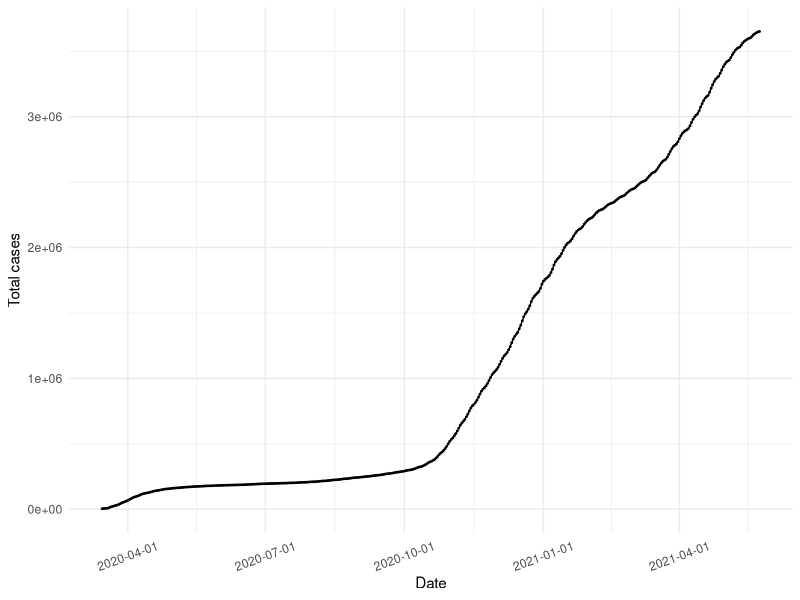
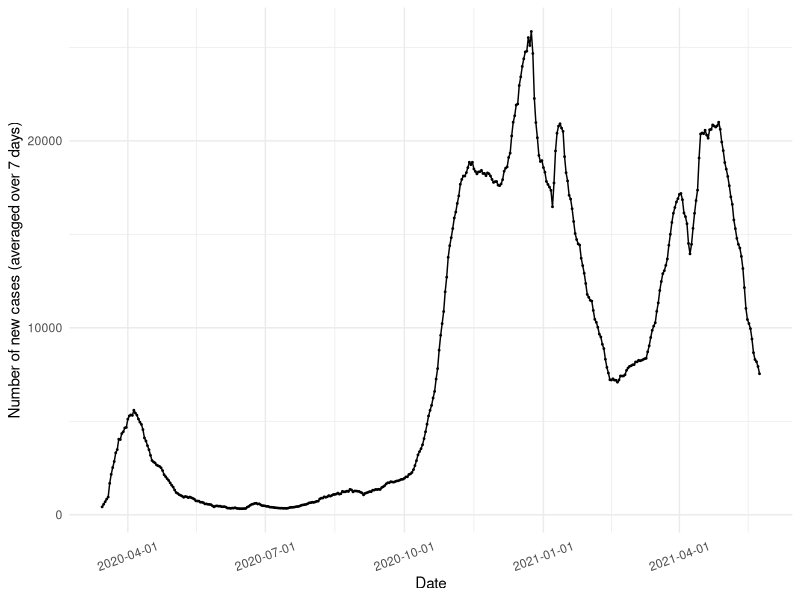
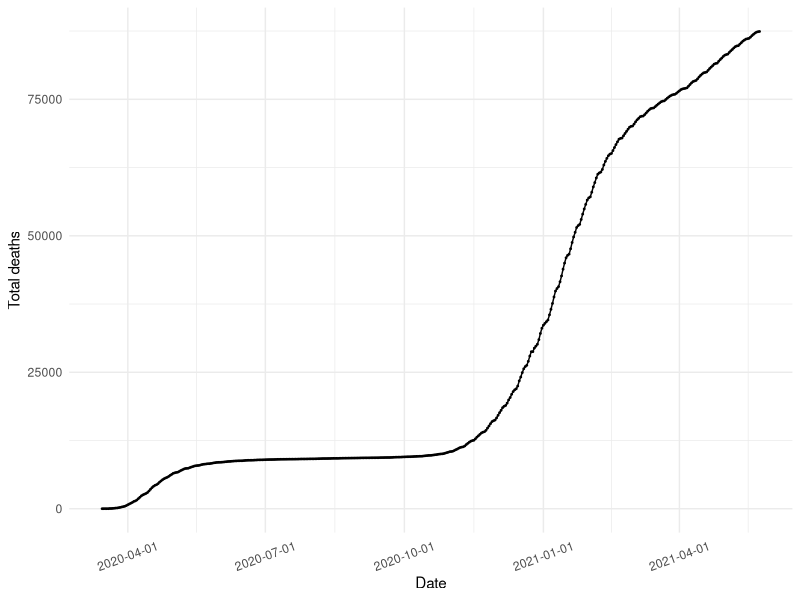
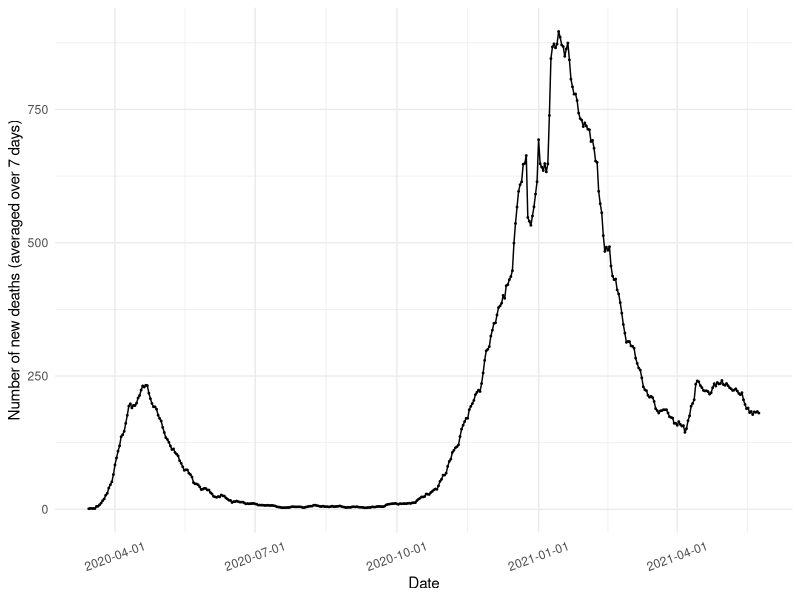

Write the R code that produced these figures, in order.
## ---- chunk 1

knitr::opts_chunk$set(echo=TRUE, collapse = TRUE)

libload<-function(...) {
    libs<-unlist(list(...))
    req<-unlist(lapply(libs,require,character.only=TRUE))
    need<-libs[req==FALSE]
    if(length(need)>0){ 
        install.packages(need, repos = "https://ftp.fau.de/cran/")
        lapply(need, require, character.only=TRUE)
    }
}
packages <- c("data.table", "ggplot2", "dplyr", "stats", "RColorBrewer", "readr", "here", "scales")
libload(packages)


`%notin%` <- function(x,y) !(x %in% y) 
all.cases <- read_csv(here("static", "data", "GermanyAllNumbers.csv"))
all.cases$dates <- as.Date(all.cases$date)

color_deu <- '#0000FF'

colors16 <- c('#A6CEE3', '#1F78B4', '#B2DF8A', '#33A02C',
              '#000000', '#FF7F00', '#CAB2D6', 
              '#EFBE2F', '#FFFF99', '#B15928', '#F3A3B1', '#466D32',
              '#621AC1', '#C7D7D0', '#E31A1C','#F20CF4', '#123456')

## ---- chunk 2

# Plot 1 == Linear scale for total number of cases
cum.plot <- ggplot(data=all.cases, aes(x=date, y=total_cases)) +
            geom_line() + geom_point(size = 0.3) +     
          #  scale_color_brewer(palette = 'Paired') + 
          #  scale_colour_manual(name= "State", values= colors16) +
          #  scale_x_continuous('Days since the 100th case', limits=c(0,175)) + 
            scale_x_date(name='Date', labels=date_format('%Y-%m-%d')) + 
            scale_y_continuous("Total cases") + 
            #ggtitle('Linear scale') +
            theme_minimal() + theme(axis.text.x = element_text(angle=20, hjust=0.5, vjust=0.5))

print(cum.plot) 

## ---- chunk 3



newcase7.plot <- ggplot(data=all.cases, aes(x=date, y=new_cases_smoothed)) +
            geom_line() + geom_point(size = 0.3) + 
       #     scale_color_brewer(palette = 'Paired') +
      #      scale_colour_manual(name= "State", values= colors16) +
            scale_x_date(name='Date', labels=date_format('%Y-%m-%d')) + 
            scale_y_continuous(name="Number of new cases (averaged over 7 days)") + 
            #ggtitle('Linear scale') +
            theme_minimal() + theme(axis.text.x = element_text(angle=20, hjust=0.5, vjust=0.5))

print(newcase7.plot)
 
## ---- chunk 4
#num.deaths <- read_csv(here("static", "data", "GermanyTotalDeaths10States.csv"))

# Choose all the data points for the selected countries starting from Days_5 > 0
#deaths.final <- states.final[states.final$DeathsDays_5 > 0,]

# Plot 1 == Linear scale for total number of cases
deaths.plot <- ggplot(data= all.cases, aes(x=dates, y=total_deaths)) +
   geom_line() + geom_point(size = 0.3) + 
  # scale_color_brewer(palette = 'Paired') +
#   scale_colour_manual(name= "State", values= colors16) +
#   scale_x_continuous('Days since 5 deaths', limits=c(0,175)) + 
   scale_x_date(name='Date', labels=date_format('%Y-%m-%d')) + 
    scale_y_continuous(name="Total deaths") + 
#   scale_y_continuous("Total deaths", trans = 'log10', breaks = logbreaks, 
#                      minor_breaks = logminor_breaks) +
#   annotation_logticks(sides="l") + 
   #ggtitle('Linear scale') +
   theme_minimal() +
  theme(axis.text.x = element_text(angle=20, hjust=0.5, vjust=0.5))

print(deaths.plot)

## ---- chunk 5
#new.cases <- read_csv(here("static", "data", "GermanyNewCases10States.csv"))

#states.final$Dates <- as.Date(states.final$Dates)
#death7days <- states.final
#death7days <- death7days[death7days$Dates > as.Date('2020-03-20'),]

death7days.plot <- ggplot(data= all.cases, aes(x=date, y=new_deaths_smoothed)) +
            geom_line() + geom_point(size = 0.3) + 
       #     scale_color_brewer(palette = 'Paired') +
            scale_colour_manual(values= color_deu) +
            scale_x_date(name='Date', labels=date_format('%Y-%m-%d')) + 
            scale_y_continuous(name="Number of new deaths (averaged over 7 days)") + 
           
            #ggtitle('Linear scale') +
            theme_minimal() + theme(axis.text.x = element_text(angle=20, hjust=0.5, vjust=0.5))

print(death7days.plot)
 
